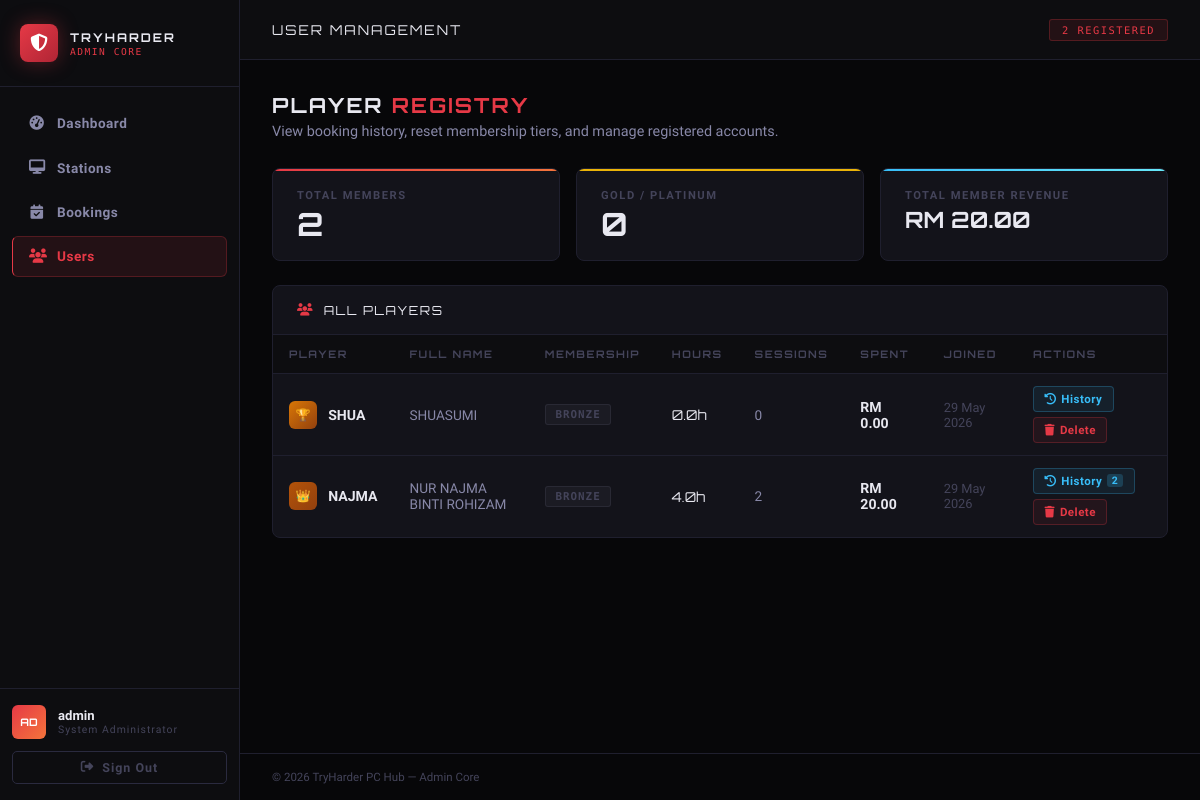
The page /admin/users.php (signed in) on the database its author committed.
### tables this page shows
CREATE TABLE IF NOT EXISTS `users` (
  `user_id` int NOT NULL AUTO_INCREMENT,
  `full_name` varchar(150) NOT NULL,
  `username` varchar(50) NOT NULL,
  `avatar_key` varchar(30) NOT NULL DEFAULT 'gamepad',
  `password` varchar(255) NOT NULL,
  `total_hours` decimal(8,2) NOT NULL DEFAULT '0.00',
  `membership` enum('Bronze','Silver','Gold','Platinum') NOT NULL DEFAULT 'Bronze',
  `is_admin` tinyint(1) NOT NULL DEFAULT '0',
  `created_at` datetime NOT NULL DEFAULT CURRENT_TIMESTAMP,
  PRIMARY KEY (`user_id`),
  UNIQUE KEY `username` (`username`)
);

### includes/db.php (called while the page is built, shortened)
<?php
function getDB(): PDO {
    static $pdo = null;
    if ($pdo === null) {
        $dsn = "mysql:host=" . DB_HOST . ";dbname=" . DB_NAME . ";charset=" . DB_CHARSET;
        $options = [
            PDO::ATTR_ERRMODE            => PDO::ERRMODE_EXCEPTION,
            PDO::ATTR_DEFAULT_FETCH_MODE => PDO::FETCH_ASSOC,
            PDO::ATTR_EMULATE_PREPARES   => false,
        ];
        try {
            $pdo = new PDO($dsn, DB_USER, DB_PASS, $options);
        } catch (PDOException $e) {
            die(json_encode(['error' => 'Database connection failed: ' . $e->getMessage()]));
        }
    }
    return $pdo;
}

### includes/auth.php (called while the page is built, shortened)
<?php
require_once __DIR__ . '/db.php';
function currentUser(): ?array {
    $s = getDB()->prepare("SELECT * FROM users WHERE user_id = ?");
    $s->execute([$_SESSION['uid']]);
    return $s->fetch() ?: null;
}
function requireAdmin(): array {
    $u = currentUser();
    return $u;
}

### admin/users.php (the view, shortened to what this page needs)
<?php
require_once __DIR__ . '/../includes/db.php';
require_once __DIR__ . '/../includes/auth.php';
require_once __DIR__ . '/../includes/avatars.php';
$adminUser       = requireAdmin();
$db              = getDB();
$users = $db->query("
    SELECT u.*, COUNT(b.booking_id) as booking_count,
           COALESCE(SUM(CASE WHEN b.status!='cancelled' THEN b.total_cost ELSE 0 END),0) as total_spent
    FROM users u
    LEFT JOIN bookings b ON b.user_id = u.user_id
    WHERE u.is_admin = 0
    GROUP BY u.user_id
    ORDER BY u.created_at DESC
")->fetchAll();
$totalUsers   = count($users);
$goldPlus     = count(array_filter($users, fn($u) => in_array($u['membership'],['Gold','Platinum'])));
$totalRevenue = array_sum(array_column($users,'total_spent'));
$allBookings = $db->query("
    SELECT b.*, s.station_code, s.zone
    FROM bookings b
    JOIN stations s ON s.station_id = b.station_id
    ORDER BY b.created_at DESC
")->fetchAll();
$bookingsByUser = [];
foreach ($allBookings as $b) $bookingsByUser[$b['user_id']][] = $b;
?>
<!DOCTYPE html>
<html lang="en">
<head>
<link rel="stylesheet" href="admin.css"/>
<link rel="stylesheet" href="https://cdnjs.cloudflare.com/ajax/libs/font-awesome/6.4.0/css/all.min.css"/>
</head>
<body>
<?php include __DIR__ . '/nav.php'; ?>
<div class="admin-main">
    <div class="admin-topbar">
        <span class="topbar-title">USER MANAGEMENT</span>
        <span class="topbar-badge"><?= $totalUsers ?> REGISTERED</span>
    </div>
    <div class="admin-body">
        <div class="page-header">
            <div class="page-title">PLAYER <span>REGISTRY</span></div>
            <div class="page-sub">View booking history, reset membership tiers, and manage registered accounts.</div>
        </div>
        <div class="stat-grid" style="grid-template-columns:repeat(3,1fr);margin-bottom:1.5rem">
            <div class="stat-card red"><div class="stat-label">Total Members</div><div class="stat-value"><?= $totalUsers ?></div></div>
            <div class="stat-card yellow"><div class="stat-label">Gold / Platinum</div><div class="stat-value"><?= $goldPlus ?></div></div>
            <div class="stat-card cyan"><div class="stat-label">Total Member Revenue</div><div class="stat-value" style="font-size:1.4rem">RM <?= number_format($totalRevenue,2) ?></div></div>
        </div>
        <div class="section-card">
            <div class="section-card-head">
                <div class="section-card-title"><i class="fa-solid fa-users"></i>ALL PLAYERS</div>
            </div>
            <div class="admin-table-wrap">
                <table>
                    <thead>
                        <tr>
                            <th>Player</th>
                            <th>Full Name</th>
                            <th>Membership</th>
                            <th>Hours</th>
                            <th>Sessions</th>
                            <th>Spent</th>
                            <th>Joined</th>
                            <th>Actions</th>
                        </tr>
                    </thead>
                    <tbody>
                    <?php foreach ($users as $u):
                        $mc = match($u['membership']){
                            'Platinum' => 'badge-orange',
                            'Gold'     => 'badge-yellow',
                            'Silver'   => 'badge-cyan',
                            default    => 'badge-gray'
                        };
                        $userBookings = $bookingsByUser[$u['user_id']] ?? [];
                        $booksJson = htmlspecialchars(json_encode(
                            array_map(fn($b) => [
                                'id'     => $b['booking_id'],
                                'code'   => $b['station_code'],
                                'zone'   => $b['zone'],
                                'date'   => $b['booking_date'],
                                'start'  => substr($b['start_time'],0,5),
                                'end'    => substr($b['end_time'],0,5),
                                'dur'    => $b['duration_hrs'],
                                'cost'   => number_format($b['total_cost'],2),
                                'status' => $b['status'],
                            ], $userBookings)
                        ), ENT_QUOTES);
                    ?>
                    <tr id="user-row-<?= $u['user_id'] ?>">
                        <td>
                            <div style="display:flex;align-items:center;gap:.7rem">
                                <?= renderAvatar($u['avatar_key'] ?? 'gamepad', 'xs') ?>
                                <strong style="color:var(--text)"><?= htmlspecialchars($u['username']) ?></strong>
                            </div>
                        </td>
                        <td style="font-size:.85rem"><?= htmlspecialchars($u['full_name']) ?></td>
                        <td><span class="badge <?= $mc ?>" id="badge-<?= $u['user_id'] ?>"><?= $u['membership'] ?></span></td>
                        <td style="font-family:var(--font-head);font-size:.85rem;color:var(--text)"><?= number_format($u['total_hours'],1) ?>h</td>
                        <td style="font-size:.85rem"><?= $u['booking_count'] ?></td>
                        <td><strong style="color:var(--text)">RM <?= number_format($u['total_spent'],2) ?></strong></td>
                        <td style="font-size:.8rem;color:var(--text3)"><?= date('d M Y', strtotime($u['created_at'])) ?></td>
                        <td>
                            <div class="actions-cell">
                                <button class="action-btn btn-view"
                                    onclick="openBookingsModal('<?= htmlspecialchars($u['username'], ENT_QUOTES) ?>',<?= $booksJson ?>)">
                                    <i class="fa-solid fa-clock-rotate-left"></i> History
                                    <?php if (count($userBookings) > 0): ?>
                                    <span style="background:rgba(56,189,248,.2);border-radius:3px;padding:0 .3rem;font-size:.65rem"><?= count($userBookings) ?></span>
                                    <?php endif; ?>
                                </button>
                                <button class="action-btn btn-delete"
                                    onclick="openDeleteModal(<?= $u['user_id'] ?>,'<?= htmlspecialchars($u['username'], ENT_QUOTES) ?>')">
                                    <i class="fa-solid fa-trash"></i> Delete
                                </button>
                            </div>
                        </td>
                    </tr>
                    <?php endforeach; ?>
                    </tbody>
                </table>
            </div>
        </div>
    </div>
    <div class="admin-footer"><span>&copy; 2026 TryHarder PC Hub — Admin Core</span></div>
</div>
</body>
</html>

### admin/nav.php
<?php
$currentPage = basename($_SERVER['PHP_SELF'], '.php');
$pageMap = [
    'dashboard' => 'dashboard',
    'stations'  => 'stations',
    'bookings'  => 'bookings',
    'users'     => 'users',
];
$activePage = $pageMap[$currentPage] ?? '';
function navItem(string $href, string $icon, string $label, string $key, string $active): string {
    $cls = ($active === $key) ? 'nav-item active' : 'nav-item';
    return "<a href=\"$href\" class=\"$cls\"><i class=\"fa-solid fa-$icon\"></i><span>$label</span></a>";
}
?>
<aside class="admin-sidebar">
    <div class="sidebar-logo">
        <div class="logo-icon"><i class="fa-solid fa-shield-halved"></i></div>
        <div>
            <div class="logo-title">TRYHARDER</div>
            <div class="logo-sub">ADMIN CORE</div>
        </div>
    </div>
    <nav class="sidebar-nav">
        <?= navItem('dashboard.php', 'gauge-high',     'Dashboard', 'dashboard', $activePage) ?>
        <?= navItem('stations.php',  'desktop',        'Stations',  'stations',  $activePage) ?>
        <?= navItem('bookings.php',  'calendar-check', 'Bookings',  'bookings',  $activePage) ?>
        <?= navItem('users.php',     'users',          'Users',     'users',     $activePage) ?>
    </nav>
    <div class="sidebar-footer">
        <div class="admin-info">
            <div class="admin-avatar"><?= htmlspecialchars(strtoupper(substr($adminUser['username'], 0, 2))) ?></div>
            <div>
                <div class="admin-name"><?= htmlspecialchars($adminUser['username']) ?></div>
                <div class="admin-role">System Administrator</div>
            </div>
        </div>
        <form method="POST" action="../logout.php">
            <button type="submit" class="logout-btn">
                <i class="fa-solid fa-right-from-bracket"></i> Sign Out
            </button>
        </form>
    </div>
</aside>

### includes/avatars.php (shortened to what this page needs)
<?php
function getAvatars(): array {
    return [
        'gamepad'   => ['emoji'=>'🎮', 'gradient'=>'linear-gradient(135deg,#7c3aed,#4f46e5)', 'label'=>'Gamer'],
        'skull'     => ['emoji'=>'💀', 'gradient'=>'linear-gradient(135deg,#dc2626,#7f1d1d)', 'label'=>'Skull'],
        'dragon'    => ['emoji'=>'🐉', 'gradient'=>'linear-gradient(135deg,#16a34a,#065f46)', 'label'=>'Dragon'],
        'robot'     => ['emoji'=>'🤖', 'gradient'=>'linear-gradient(135deg,#0891b2,#1e40af)', 'label'=>'Robot'],
        'ninja'     => ['emoji'=>'🥷', 'gradient'=>'linear-gradient(135deg,#374151,#111827)', 'label'=>'Ninja'],
        'alien'     => ['emoji'=>'👾', 'gradient'=>'linear-gradient(135deg,#7c3aed,#be185d)', 'label'=>'Alien'],
        'ghost'     => ['emoji'=>'👻', 'gradient'=>'linear-gradient(135deg,#6b7280,#374151)', 'label'=>'Ghost'],
        'wizard'    => ['emoji'=>'🧙', 'gradient'=>'linear-gradient(135deg,#7e22ce,#1e3a8a)', 'label'=>'Wizard'],
        'fire'      => ['emoji'=>'🔥', 'gradient'=>'linear-gradient(135deg,#ea580c,#dc2626)', 'label'=>'Fire'],
        'lightning' => ['emoji'=>'⚡', 'gradient'=>'linear-gradient(135deg,#ca8a04,#d97706)', 'label'=>'Lightning'],
        'crown'     => ['emoji'=>'👑', 'gradient'=>'linear-gradient(135deg,#b45309,#92400e)', 'label'=>'Crown'],
        'trophy'    => ['emoji'=>'🏆', 'gradient'=>'linear-gradient(135deg,#d97706,#92400e)', 'label'=>'Trophy'],
        'target'    => ['emoji'=>'🎯', 'gradient'=>'linear-gradient(135deg,#e11d48,#9f1239)', 'label'=>'Target'],
        'bomb'      => ['emoji'=>'💣', 'gradient'=>'linear-gradient(135deg,#1f2937,#111827)', 'label'=>'Bomb'],
        'sword'     => ['emoji'=>'⚔️', 'gradient'=>'linear-gradient(135deg,#475569,#1e293b)', 'label'=>'Warrior'],
        'alien2'    => ['emoji'=>'🛸', 'gradient'=>'linear-gradient(135deg,#0e7490,#7c3aed)', 'label'=>'UFO'],
    ];
}
function renderAvatar(string $key, string $size = 'md', string $extraStyle = ''): string {
    $avatars = getAvatars();
    $av      = $avatars[$key] ?? $avatars['gamepad'];
    $sizes = [
        'xs' => ['box'=>'28px',  'font'=>'0.75rem', 'radius'=>'6px'],
        'sm' => ['box'=>'34px',  'font'=>'0.9rem',  'radius'=>'7px'],
        'md' => ['box'=>'44px',  'font'=>'1.2rem',  'radius'=>'9px'],
        'lg' => ['box'=>'64px',  'font'=>'1.8rem',  'radius'=>'12px'],
        'xl' => ['box'=>'88px',  'font'=>'2.4rem',  'radius'=>'16px'],
    ];
    $s = $sizes[$size] ?? $sizes['md'];
    return sprintf(
        '<div style="width:%s;height:%s;border-radius:%s;background:%s;display:flex;align-items:center;justify-content:center;font-size:%s;flex-shrink:0;%s" title="%s">%s</div>',
        $s['box'], $s['box'], $s['radius'],
        $av['gradient'],
        $s['font'],
        $extraStyle,
        htmlspecialchars($av['label']),
        $av['emoji']
    );
}

### admin/users.php (style rules this page uses)
.action-btn { display:inline-flex;align-items:center;gap:.3rem;padding:.3rem .65rem;border-radius:4px;font-size:.72rem;font-weight:700;letter-spacing:.5px;cursor:pointer;transition:all .2s;white-space:nowrap;font-family:var(--font-body);border:1px solid; }
.btn-view { background:rgba(56,189,248,.08); border-color:rgba(56,189,248,.25); color:#38bdf8; }
.btn-delete { background:rgba(230,57,70,.08); border-color:rgba(230,57,70,.25); color:var(--red); }
.actions-cell { display:flex; gap:.35rem; flex-wrap:wrap; align-items:center; }

### rows shown on the page
users: username "AD", username "admin"
users: avatar_key "🏆", username "SHUA", full_name "SHUASUMI", membership "BRONZE", total_hours "0.0", booking_count "0", total_spent "0.00", created_at "29 May 2026"
users: avatar_key "👑", username "NAJMA", full_name "NUR NAJMA BINTI ROHIZAM", membership "BRONZE", total_hours "4.0", booking_count "2", total_spent "20.00", created_at "29 May 2026", user_id "2"

### other values the page prints
$label "Dashboard Stations Bookings Users"
$totalUsers "2"
$goldPlus "0"
$totalRevenue "20.00"
